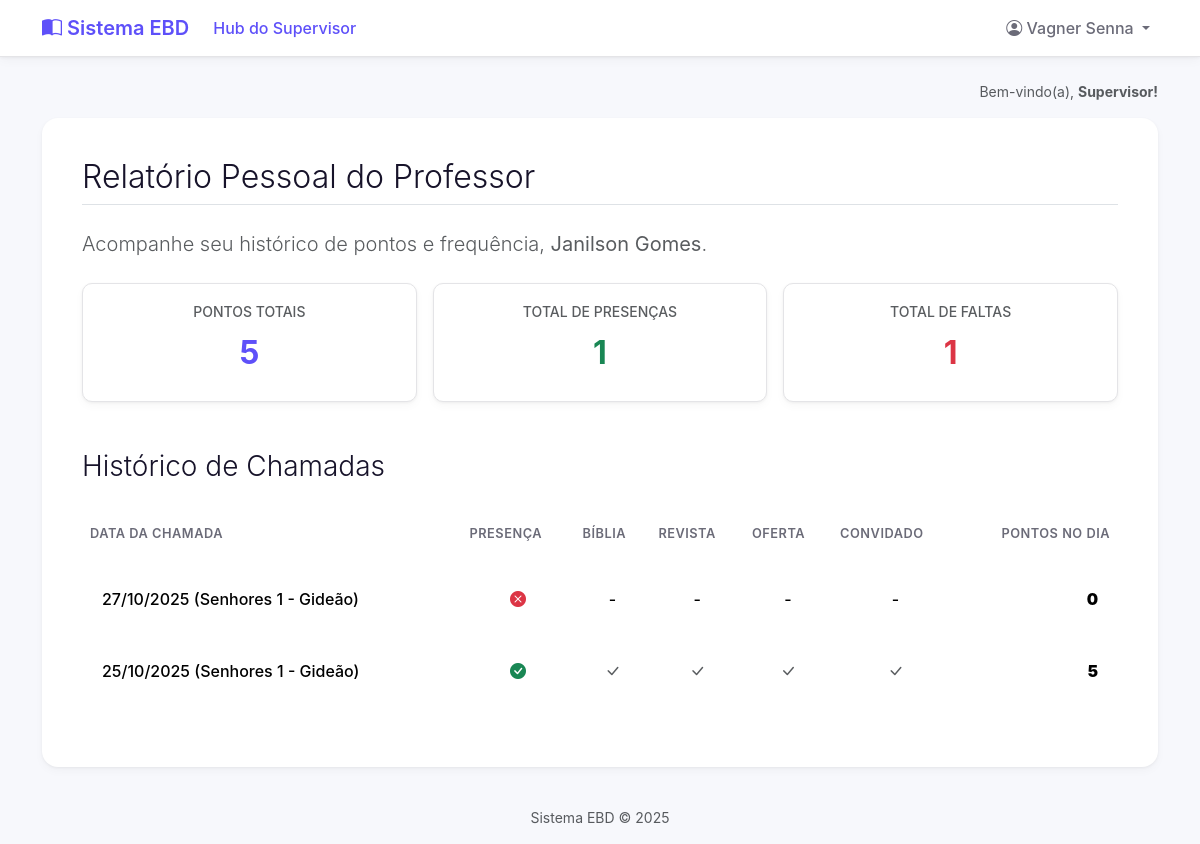
Screenshot of /professor/5/relatorio/ (signed in) with the database file from the repository.
### core/models.py (models this page shows, shortened)
class RegistroChamadaProfessor(models.Model):
    chamada = models.OneToOneField(
        Chamada,
        on_delete=models.CASCADE,
        related_name='registro_professor'
    )
    professor = models.ForeignKey(
        PerfilProfessor,
        on_delete=models.CASCADE,
        related_name='registros_de_chamada'
    )
    presenca = models.BooleanField(default=False, verbose_name="Presença")
    biblia = models.BooleanField(default=False, verbose_name="Bíblia")
    revista = models.BooleanField(default=False, verbose_name="Revista")
    oferta = models.BooleanField(default=False, verbose_name="Oferta")
    convidado = models.BooleanField(default=False, verbose_name="Convidado")
    pontos_ganhos = models.IntegerField(default=0)

class Chamada(models.Model):
    turma = models.ForeignKey(Turma, on_delete=models.CASCADE, related_name='chamadas')
    data = models.DateField()
    criado_por = models.ForeignKey(User, on_delete=models.SET_NULL, null=True)
    class Meta:
        unique_together = ('turma', 'data')

class Turma(models.Model):
    nome = models.CharField(max_length=100, unique=True)
    professor = models.ForeignKey(
        User,
        on_delete=models.SET_NULL,
        null=True,
        blank=True,
        related_name='turmas_lecionadas'
    )

### core/views.py (the view)
# urls.py: path('professor/<int:professor_user_id>/relatorio/', views.relatorio_professor_individual, name='relatorio_professor_individual'),
@login_required
def relatorio_professor_individual(request, professor_user_id):
    permissores = permissoes_context(request)
    if not permissores['is_supervisor']:
        return HttpResponseForbidden("<h1>Acesso Negado</h1><p>Apenas supervisores podem ver este relatório.</p>")
    professor_user = get_object_or_404(User, id=professor_user_id)
    try:
        perfil = professor_user.perfil_professor
        registros = RegistroChamadaProfessor.objects.filter(professor=perfil).order_by('-chamada__data')
    except PerfilProfessor.DoesNotExist:
        return HttpResponseForbidden("<h1>Erro</h1><p>O perfil deste professor não foi encontrado.</p>")
    faltas = registros.filter(presenca=False).count()
    presencas = registros.filter(presenca=True).count()
    contexto = {
        'professor': professor_user, # Passa o User do professor
        'registros': registros,
        'faltas': faltas,
        'presencas': presencas,
        'pontos_totais': perfil.pontos_totais
    }
    return render(request, 'meu_relatorio_professor.html', contexto)

### core/context_processors.py (called while the page is built)
def permissoes_context(request):
    is_professor = False
    is_aluno = False
    is_supervisor = False
    aluno = None
    if request.user.is_authenticated:
        is_supervisor = request.user.groups.filter(name='Supervisores').exists()
        is_professor = request.user.groups.filter(name='Professores').exists()
        try:
            aluno = request.user.aluno
            is_aluno = True
        except:
            is_aluno = False
    return {
        'is_supervisor': is_supervisor,
        'is_professor': is_professor,
        'is_aluno': is_aluno,
        'aluno_global': aluno,
    }

### templates/meu_relatorio_professor.html (shortened to what this page needs)
{% extends 'base.html' %}
{% block content %}
    <h2 class="fw-light border-bottom pb-2 mb-4">Relatório Pessoal do Professor</h2>
    <p class="lead text-muted mb-4">
        Acompanhe seu histórico de pontos e frequência, <strong>{{ professor.first_name }} {{ professor.last_name }}</strong>.
    </p>
    <div class="row g-3 mb-4">
        <div class="col-md-4">
            <div class="card shadow-sm border-0">
                <div class="card-body text-center p-4">
                    <h6 class="card-subtitle mb-2 text-muted text-uppercase small">Pontos Totais</h6>
                    <p class="card-text fs-2 fw-bold" style="color: var(--cor-primaria);">{{ pontos_totais }}</p>
                </div>
            </div>
        </div>
        <div class="col-md-4">
            <div class="card shadow-sm border-0">
                <div class="card-body text-center p-4">
                    <h6 class="card-subtitle mb-2 text-muted text-uppercase small">Total de Presenças</h6>
                    <p class="card-text fs-2 fw-bold text-success">{{ presencas }}</p>
                </div>
            </div>
        </div>
        <div class="col-md-4">
            <div class="card shadow-sm border-0">
                <div class="card-body text-center p-4">
                    <h6 class="card-subtitle mb-2 text-muted text-uppercase small">Total de Faltas</h6>
                    <p class="card-text fs-2 fw-bold text-danger">{{ faltas }}</p>
                </div>
            </div>
        </div>
    </div>
    <h3 class="fw-light mt-5 mb-4">Histórico de Chamadas</h3>
    <div class="table-responsive">
        <table class="table table-hover align-middle">
            <thead>
                <tr>
                    <th>Data da Chamada</th>
                    <th>Presença</th>
                    <th>Bíblia</th>
                    <th>Revista</th>
                    <th>Oferta</th>
                    <th>Convidado</th>
                    <th class="text-end">Pontos no Dia</th>
                </tr>
            </thead>
            <tbody>
                {% for registro in registros %}
                    <tr>
                        <td>{{ registro.chamada.data|date:"d/m/Y" }} ({{ registro.chamada.turma.nome }})</td>
                        <td class="text-center">{% if registro.presenca %}<i class="bi bi-check-circle-fill text-success"></i>{% else %}<i class="bi bi-x-circle-fill text-danger"></i>{% endif %}</td>
                        <td class="text-center">{% if registro.biblia %}<i class="bi bi-check-lg text-muted"></i>{% else %}-{% endif %}</td>
                        <td class="text-center">{% if registro.revista %}<i class="bi bi-check-lg text-muted"></i>{% else %}-{% endif %}</td>
                        <td class="text-center">{% if registro.oferta %}<i class="bi bi-check-lg text-muted"></i>{% else %}-{% endif %}</td>
                        <td class="text-center">{% if registro.convidado %}<i class="bi bi-check-lg text-muted"></i>{% else %}-{% endif %}</td>
                        <td class="text-end fw-bold"><strong>{{ registro.pontos_ganhos }}</strong></td>
                    </tr>
                {% empty %}
                    <tr>
                        <td colspan="7">Nenhum registro encontrado.</td>
                    </tr>
                {% endfor %}
            </tbody>
        </table>
    </div>
{% endblock %}

### templates/base.html (shortened to what this page needs)
{% load static %}
<!DOCTYPE html>
<html lang="pt-br">
<head>
    <link href="https://cdn.jsdelivr.net/npm/bootstrap@5.3.3/dist/css/bootstrap.min.css" rel="stylesheet">
    <link rel="stylesheet" href="https://cdn.jsdelivr.net/npm/bootstrap-icons@1.11.3/font/bootstrap-icons.min.css">
    <link rel="stylesheet" href="{% static 'css/custom.css' %}">
</head>
<body class="d-flex flex-column min-vh-100">
    <nav class="navbar navbar-expand-lg navbar-light navbar-custom sticky-top">
        <div class="container">
            <a class="navbar-brand" href="#">
                <i class="bi bi-book-half"></i>
                Sistema EBD
            </a>
            <div class="collapse navbar-collapse" id="navbarNav">
                <ul class="navbar-nav me-auto mb-2 mb-lg-0">
                    {% if is_supervisor %}
                        <li class="nav-item">
                            <a class="nav-link active" href="{% url 'relatorios' %}">Hub do Supervisor</a>
                        </li>
                    {% endif %}
                </ul>
                <ul class="navbar-nav ms-auto">
                    {% if user.is_authenticated %}
                        <li class="nav-item dropdown">
                            <a class="nav-link dropdown-toggle" href="#" id="navbarDropdown" role="button" data-bs-toggle="dropdown" aria-expanded="false">
                                <i class="bi bi-person-circle"></i>
                                {{ user.first_name }} {{ user.last_name }}
                            </a>
                        </li>
                    {% endif %}
                </ul>
            </div>
        </div>
    </nav>
    <main class="container my-4">
        {% if user.is_authenticated %}
        <div class="text-end text-muted small mb-3">
            Bem-vindo(a),
            <span class="fw-bold">
                {% if is_supervisor %} Supervisor!
                {% elif is_professor %} Professor!
                {% elif is_aluno %} Aluno!
                {% else %} Usuário!
                {% endif %}
            </span>
        </div>
        {% endif %}
        <div class="main-content-card">
            {% block content %}
            {% endblock %}
        </div>
    </main>
    <footer class="mt-auto text-center text-muted small p-3">
        Sistema EBD &copy; {% now "Y" %}
    </footer>
</body>
</html>

### static/css/custom.css (style rules this page uses)
:root { --cor-primaria: #5E50F9; --cor-primaria-clara: #f4f2ff; --cor-fundo: #f7f8fc; --cor-texto: #17132a; --cor-texto-suave: #6b6b78; --cor-borda: #e4e4e7; --raio-borda-lg: 16px; --raio-borda-md: 10px; --sombra-card: 0 4px 10px rgba(0, 0, 0, 0.03), 0 1px 3px rgba(0, 0, 0, 0.05); --sombra-card-hover: 0 8px 25px rgba(94, 80, 249, 0.1), 0 4px 12px rgba(0, 0, 0, 0.04); }
body { background-color: var(--cor-fundo); color: var(--cor-texto); font-family: -apple-system, BlinkMacSystemFont, "Segoe UI", Roboto, "Helvetica Neue", Arial, sans-serif; }
.navbar.navbar-custom { background-color: white; border-bottom: 1px solid var(--cor-borda); box-shadow: var(--sombra-card); }
.navbar .navbar-brand { font-weight: 600; color: var(--cor-primaria); }
.navbar .nav-link { font-weight: 500; color: var(--cor-texto-suave); }
.navbar .nav-link.active, .navbar .nav-link:hover { color: var(--cor-primaria); }
.main-content-card { background-color: #ffffff; border-radius: var(--raio-borda-lg); padding: 2.5rem; box-shadow: var(--sombra-card); }
.card { border-radius: var(--raio-borda-md) !important; border: 1px solid var(--cor-borda) !important; box-shadow: var(--sombra-card) !important; transition: all 0.2s ease-in-out; height: 100%; }
.table { border-collapse: separate; border-spacing: 0 8px; margin-top: -8px; }
.table th { border: none; color: var(--cor-texto-suave); font-weight: 600; text-transform: uppercase; font-size: 0.8rem; letter-spacing: 0.5px; padding-top: 1rem; padding-bottom: 1rem; }
.table td { background-color: #ffffff; border: none; padding: 1.25rem; vertical-align: middle; font-weight: 500; }
.table tr td:first-child { border-top-left-radius: var(--raio-borda-md); border-bottom-left-radius: var(--raio-borda-md); }
.table tr td:last-child { border-top-right-radius: var(--raio-borda-md); border-bottom-right-radius: var(--raio-borda-md); }

### rows the page displays
RegistroChamadaProfessor: chamada.data "27/10/2025", chamada.turma.nome "Senhores 1 - Gideão", presenca False (drawn), pontos_ganhos "0"
RegistroChamadaProfessor: chamada.data "25/10/2025", chamada.turma.nome "Senhores 1 - Gideão", presenca True (drawn), biblia True (drawn), revista True (drawn), oferta True (drawn), convidado True (drawn), pontos_ganhos "5"

### other values shown
{{ user.first_name }} "Vagner"
{{ user.last_name }} "Senna"
{{ professor.first_name }} "Janilson"
{{ professor.last_name }} "Gomes"
{{ pontos_totais }} "5"
{{ presencas }} "1"
{{ faltas }} "1"
